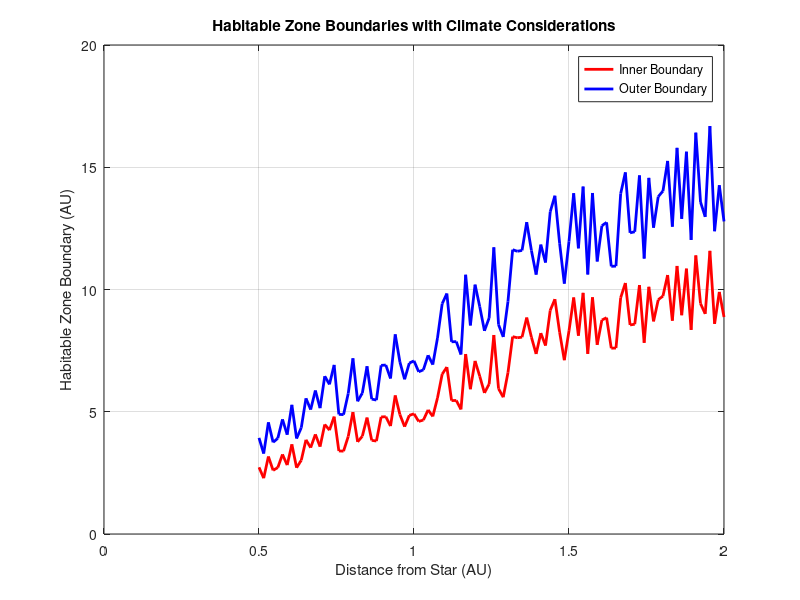

The MATLAB script that drew this image:
% Constants
sigma = 5.67e-8;  % Stefan-Boltzmann constant in W/(m^2*K^4)
pi = 3.1416;      % Mathematical constant pi

% Stellar parameters (example for the Sun)
L_star = 3.846e26;  % Solar luminosity in watts
S = 1;              % Stellar spectral type factor (1 for Sun)

% Planetary parameters (example for Earth)
d = linspace(0.5, 2, 100);  % Distance from the star in AU (astronomical units)
albedo_ice = 0.8;  % Albedo for icy surfaces
albedo_land = 0.2;  % Albedo for land surfaces
greenhouse_factor = 30;  % Greenhouse effect factor

% Calculate effective temperature
T_eff = ((L_star) ./ (16 * sigma * pi * d.^2)).^(1/4) * S;

% Adjust for albedo variations
albedo = albedo_land + (albedo_ice - albedo_land) * rand(size(d));  % Random albedo for illustration
T_eff = T_eff .* (1 - 0.3 * albedo);  % Albedo effect on effective temperature

% Adjust for greenhouse effect
T_eff = T_eff + greenhouse_factor;

% Calculate habitable zone boundaries
R_inner = sqrt((L_star) ./ (1.1 * sigma * pi * T_eff.^4));
R_outer = sqrt((L_star) ./ (0.53 * sigma * pi * T_eff.^4));

% Plot results
figure;
plot(d, R_inner, 'r-', 'LineWidth', 2, 'DisplayName', 'Inner Boundary');
hold on;
plot(d, R_outer, 'b-', 'LineWidth', 2, 'DisplayName', 'Outer Boundary');
xlabel('Distance from Star (AU)');
ylabel('Habitable Zone Boundary (AU)');
title('Habitable Zone Boundaries with Climate Considerations');
legend('Location', 'Best');
grid on;
